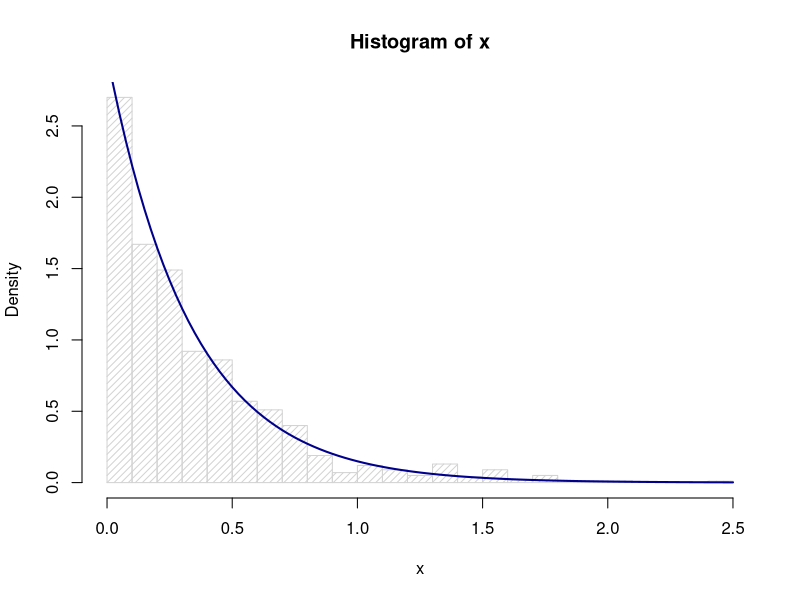

Generate this figure with R: (Note: this script raises an error after producing the figure.)
## ---- chunk 1
knitr::opts_chunk$set(echo = TRUE)
## ---- chunk 2
# Generate samples from exponential distribution
rate = 3 #Rate parameter
n = 1000 #Number of samples
generate.exponential <- function(rate, n){
  u <- runif(n)
  x <- - 1/rate * log(u)
  return(x)
}
x <- generate.exponential(rate, n)
hist(x, density=20, breaks = 30, prob=TRUE)
curve(dexp(x, rate=rate), add=TRUE, col="darkblue", lwd=2)
## ---- chunk 3
# Generate samples from g(X)
rate = 3 #Rate parameter
n = 100 #Number of samples
generate.samples.g<- function(c, alpha, n){
  u <- runif(n, 0,1)
  for (i in 1:n){
    if (u < c/(alpha)){
      x <- (u*(alpha)/c)^(1/alpha)
    }
    else{
      x <- -log(exp(-1)-u/c)
    }
    
  }
  return(x)
}
x <- generate.samples.g(0.1, 0.1, n)
hist(x, density=20, breaks = 30, prob=TRUE)
## ---- chunk 4
# Generate samples from normal distribution with Box-Muller
n = 10000 #Number of samples
generate.normal <- function(n){
  u1 <- runif(n)
  u2 <- runif(n)
  x1 <- sqrt(-2*log(u1))*cos(2*pi*u2)
  x2 <- sqrt(-2*log(u1))*sin(2*pi*u2)
  X <- rbind(x1, x2)
  return (X)
}
X <- generate.normal(n)
hist(X[1,], density=20, breaks = 30, prob=TRUE)
curve(dnorm, add=TRUE, col="darkblue", lwd=2)
hist(X[2,], density=20, breaks = 30, prob=TRUE)
curve(dnorm, add=TRUE, col="darkblue", lwd=2)
print("Observed: ")
mean(X)
cov(t(X))
## ---- chunk 5
# Generate n samples from d variate normal distribution
n = 10000 #Number of samples
mu = c(0,0)
sigma = cbind(c(1,0.5),c(0.5,1))
generate.d.normal <- function(n, mu, sigma){
  A = chol(sigma)
  d = length(mu)
  X = generate.normal(n*d)
  x = matrix(X$var1, nrow=d, ncol=n)
  Z = mu+t(A)%*%x
}
Z <- generate.d.normal(n, mu, sigma)
print("Expected: ")
mu
sigma
print('Observed: ')
mean(Z)
cov(t(Z))
## ---- chunk 6
# Generate n samples from d variate normal distribution
n = 10000 #Number of samples
mu = c(0,0)
sigma = cbind(c(1,0.5),c(0.5,1))
generate.d.normal <- function(n, mu, sigma){
  A = chol(sigma)
  d = length(mu)
  X = generate.normal(n*d)
  x = matrix(X$var1, nrow=d, ncol=n)
  Z = mu+t(A)%*%x
}
Z <- generate.d.normal(n, mu, sigma)
print("Expected: ")
mu
sigma
print('Observed: ')
mean(Z)
cov(t(Z))
